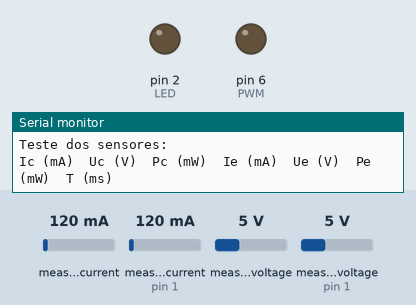
Simulated run of this sketch. Board: Arduino Uno, built with avr-gcc and run on an emulated ATmega328P. Parts: output pins drawn as LEDs (lit = HIGH), the last lines printed to the serial monitor. The test bench sets the inputs (shaded band); at power-on: measured current 120 mA, measured current (sensor on pin 1) 120 mA, measured voltage 5 V, measured voltage (sensor on pin 1) 5 V. Storage starts empty.

Above: at 0.1 s.
At 1.3 s:
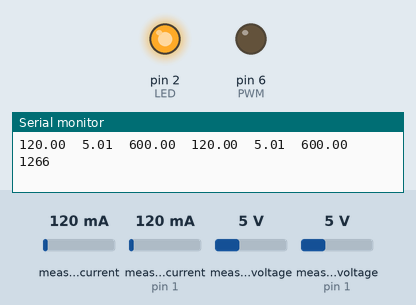
1.4 s: measured current (sensor 0) set to 40 mA
Timing chart, 0 to 4.4 s (numbered marks = the images above; inputs shaded):
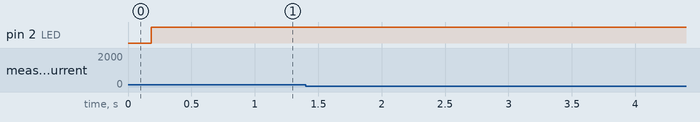

The sketch:

teste_medicao.ino
```cpp
#include <math.h>
#include <Wire.h>
#include <Adafruit_INA219.h>
#include <SD.h>   //https://docs.arduino.cc/learn/programming/sd-guide
#include <SPI.h>

//para salvar os dados
File myFile;
#define pinSS 10 // não pode mudar o nome de pinSS, isso é um nome específico da biblioteca!
String nomeAr;

//para medir as placas
#define PWM 6
//LED indicativo da escrita no SD
#define LED 2

Adafruit_INA219 controle(0x40);
float TfonteC_V = 0;
float CorrenteC_mA = 0;
float PotenciaC_mW = 0;

Adafruit_INA219 experimental(0x41);
float TfonteE_V = 0;
float CorrenteE_mA = 0;
float PotenciaE_mW = 0;

void setup() {
  pinMode(LED, OUTPUT);
  //para medir as placas
  controle.begin();
  experimental.begin();

    TfonteC_V = controle.getBusVoltage_V() + (controle.getShuntVoltage_mV() / 1000);
  CorrenteC_mA = controle.getCurrent_mA();
  PotenciaC_mW = controle.getPower_mW();

  TfonteE_V = experimental.getBusVoltage_V() + (experimental.getShuntVoltage_mV() / 1000);
  CorrenteE_mA = experimental.getCurrent_mA();
  PotenciaE_mW = experimental.getPower_mW();

  //coisas para mostrar na serial
  Serial.begin(9600);
  Serial.println("");
  Serial.println("--------------");

  Serial.println("Teste dos sensores:");

  Serial.println("");
  Serial.print("Ic (mA)");
  Serial.print("\t");
  Serial.print("Uc (V)");
  Serial.print("\t");
  Serial.print("Pc (mW)");
  Serial.print("\t");
  Serial.print("Ie (mA)");
  Serial.print("\t");
  Serial.print("Ue (V)");
  Serial.print("\t");
  Serial.print("Pe (mW)");
  Serial.print("\t");
  Serial.println("T (ms)");

  Serial.print(CorrenteC_mA);
  Serial.print("\t");
  Serial.print(TfonteC_V);
  Serial.print("\t");
  Serial.print(PotenciaC_mW);
  Serial.print("\t");
  Serial.print(CorrenteE_mA);
  Serial.print("\t");
  Serial.print(TfonteE_V);
  Serial.print("\t");
  Serial.print(PotenciaE_mW);
  Serial.print("\t");
  Serial.println(millis());


  nomeAr = "teste.txt";

  Serial.println("");
  Serial.print("nome do arquivo: ");
  Serial.println(nomeAr);

  if (SD.begin(10)) { // Inicializa o SD Card
    Serial.println("SD Card pronto para uso."); // Imprime na tela
  } else {
    Serial.println("Falha na inicialização do SD Card.");
    return;
  }

  int j = 0;
  while (!myFile || j < 5){
    myFile = SD.open(nomeAr, FILE_WRITE); // Cria / Abre arquivo .txt
    j ++;
  }
  if (myFile) {
    myFile.println("");
    myFile.print("Ic (mA)");
    myFile.print("\t");
    myFile.print("Uc (V)");
    myFile.print("\t");
    myFile.print("Pc (mW)");
    myFile.print("\t");
    myFile.print("Ie (mA)");
    myFile.print("\t");
    myFile.print("Ue (V)");
    myFile.print("\t");
    myFile.print("Pe (mW)");
    myFile.print("\t");
    myFile.println("T (ms)");

    myFile.close();
  }
  else {     // Se o Arquivo não abrir
    Serial.println("Erro ao Abrir Arquivo .txt"); // Imprime na tela
  }
}

void loop() {
  //para medir as placas
  digitalWrite(LED, HIGH);
  myFile = SD.open(nomeAr, FILE_WRITE);
  if (myFile) { // Se o Arquivo abrir:
    analogWrite(PWM, 0);
    TfonteC_V = controle.getBusVoltage_V() + (controle.getShuntVoltage_mV() / 1000);
    CorrenteC_mA = controle.getCurrent_mA();
    PotenciaC_mW = controle.getPower_mW();

    TfonteE_V = experimental.getBusVoltage_V() + (experimental.getShuntVoltage_mV() / 1000);
    CorrenteE_mA = experimental.getCurrent_mA();
    PotenciaE_mW = experimental.getPower_mW();

    myFile.print(CorrenteC_mA);
    myFile.print("\t");
    myFile.print(TfonteC_V);
    myFile.print("\t");
    myFile.print(PotenciaC_mW);
    myFile.print("\t");
    myFile.print(CorrenteE_mA);
    myFile.print("\t");
    myFile.print(TfonteE_V);
    myFile.print("\t");
    myFile.print(PotenciaE_mW);
    myFile.print("\t");
    myFile.println(millis());

    myFile.println("");
    myFile.println("");
    myFile.close();
    Serial.print(CorrenteC_mA);
    Serial.print("\t");
    Serial.print(TfonteC_V);
    Serial.print("\t");
    Serial.print(PotenciaC_mW);
    Serial.print("\t");
    Serial.print(CorrenteE_mA);
    Serial.print("\t");
    Serial.print(TfonteE_V);
    Serial.print("\t");
    Serial.print(PotenciaE_mW);
    Serial.print("\t");
    Serial.println(millis());

  }
  else {     // Se o Arquivo não abrir
    Serial.println("Erro ao Escrever no Arquivo .txt"); // Imprime na tela
  }
  digitalWrite(PWM, LOW);
  digitalWrite(LED, LOW);
}
```
